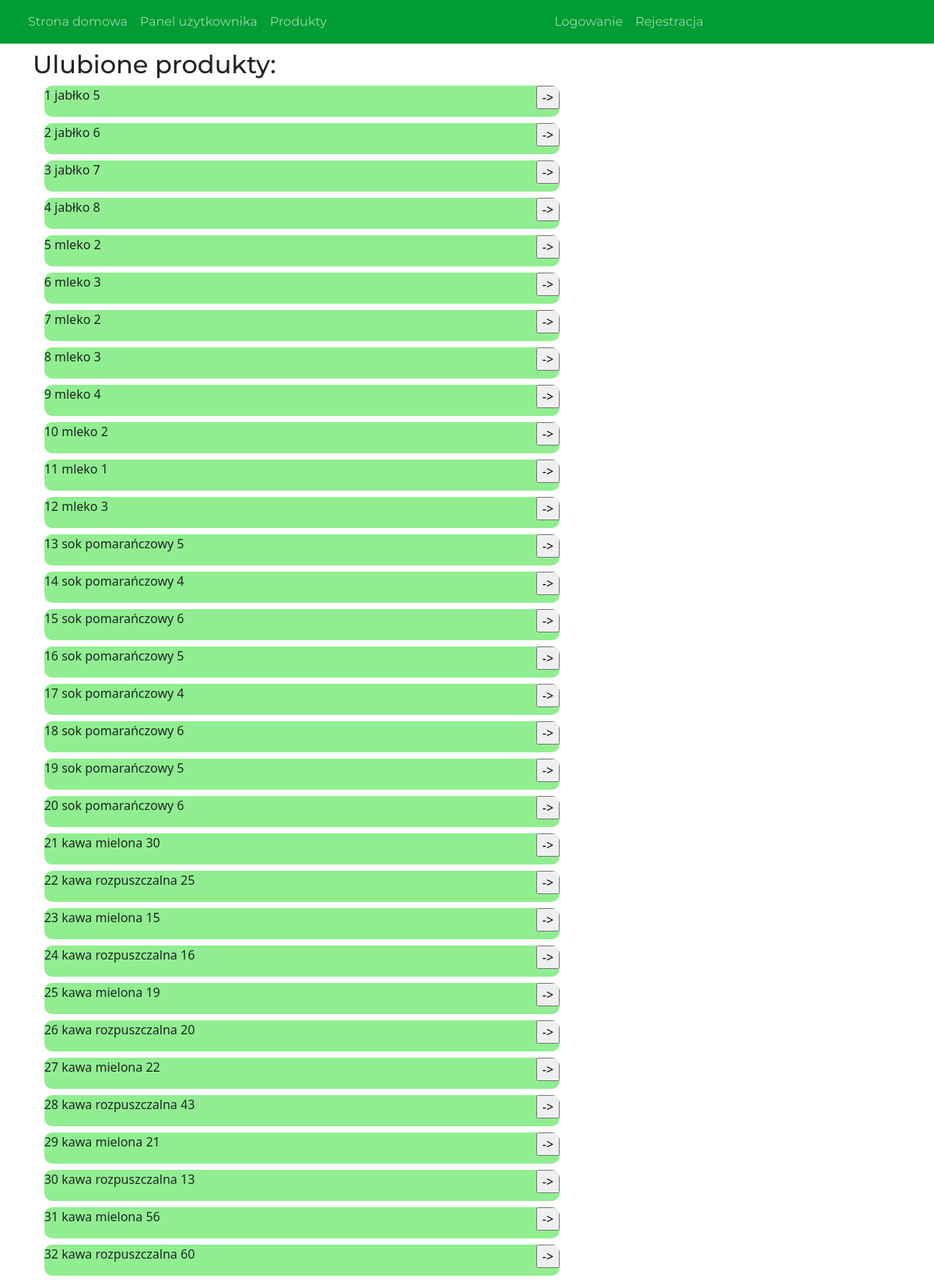
Screenshot of /fav_products with the database file from the repository.
### main.py (models this page shows, shortened)
class Product(db.Model):
    id = db.Column(db.Integer, primary_key=True)
    name = db.Column(db.String(100))
    shop_name = db.Column(db.String(SHOP_NAME_LENGTH_MAX))
    price = db.Column(db.Integer)####shoud be REAL!!!!
    mark  = db.Column(db.String(100))

### main.py (the view)
@app.route('/fav_products', methods = ['GET','POST'])
def fav_products():
    records = []
    products = Product.query.all()
    records.append(products)
    return render_template('fav_products.html',records=records)

### templates/fav_products.html (shortened to what this page needs)
{% extends "layout.html" %}
{% block content %}
    <h2>Ulubione produkty:</h2>
    {% for record in records[0] %}
    <div class="ramka5form">
        <div class="left">
        <p>{{record.id}} {{record.name}} {{record.price}}</p>
        </div>
        <div class="right">
        <form class="move" action="/show_product" method="post">
            <input class="go" type="submit" value="->">
        </form>
        </div>
    </div>
    {% endfor %}
{% endblock content %}

### templates/layout.html (shortened to what this page needs)
<!DOCTYPE html>
<html>
<head>
    <link rel="stylesheet" href="https://cdn.jsdelivr.net/npm/bootswatch@4.5.2/dist/minty/bootstrap.min.css">
    <link rel="stylesheet" type="text/css" href="{{ url_for('static', filename='bootstrap.css') }}">
</head>
<body>
    <header class="site-header">
        <nav class="navbar navbar-expand-lg navbar-dark bg-primary">
            <div class="container-fluid">
                <div class="collapse navbar-collapse" id="navbarColor01">
                    <ul class="navbar-nav me-auto">
                        <li class="nav-item">
                            <a class="nav-link" href="{{ url_for('main') }}">Strona domowa</a>
                        </li>
                        <li class="nav-item">
                            <a class="nav-link" href="/user_panel">Panel użytkownika</a>
                        </li>
                        <li class="nav-item">
                            <a class="nav-link" href="/fav_products">Produkty</a>
                        </li>
                    </ul>
                    <ul class="navbar-nav me-auto">
                        {% if current_user.is_authenticated %}
                        <li class="nav-item">
                            <a class="nav-link" href="/logout" style="float: right">Wyloguj</a>
                        </li>
                        {% else %}
                        <li class="nav-item">
                            <a class="nav-link" href="/login">Logowanie</a>
                        </li>
                        <li class="nav-item me-auto">
                            <a class="nav-link" href="/register">Rejestracja</a></li> {% endif %}
                    </ul>
                </div>
            </div>
        </nav>
    </header>
    <main role="main" class="container">
        <div class="row">
            <div class="col-md-8">
                 {% block content %}{% endblock %}
            </div>
        </div>
    </main>
</body>
</html>

### templates/layout.html (style rules this page uses)
.bg-primary { background-color: #009C34 !important }

### templates/fav_products.html (style rules this page uses)
.left { float: left; }
.right { float: right; }
.ramka4form,.ramka5form { float: left; z-index: 3; height: 2vh; width: 45vw; background: lightgreen; position: relative; border-radius: 10px; margin-bottom: 1vh; overflow: hidden; margin-left: 2%; }
.ramka5form { height: 5vh; width: 90%; overflow-y: hidden; word-wrap: break-word; }

### rows the page displays
Product: id "1", name "jabłko", price "5"
Product: id "2", name "jabłko", price "6"
Product: id "3", name "jabłko", price "7"
Product: id "4", name "jabłko", price "8"
Product: id "5", name "mleko", price "2"
Product: id "6", name "mleko", price "3"
Product: id "7", name "mleko", price "2"
Product: id "8", name "mleko", price "3"
Product: id "9", name "mleko", price "4"
Product: id "10", name "mleko", price "2"
Product: id "11", name "mleko", price "1"
Product: id "12", name "mleko", price "3"
Product: id "13", name "sok pomarańczowy", price "5"
Product: id "14", name "sok pomarańczowy", price "4"
Product: id "15", name "sok pomarańczowy", price "6"
Product: id "16", name "sok pomarańczowy", price "5"
Product: id "17", name "sok pomarańczowy", price "4"
Product: id "18", name "sok pomarańczowy", price "6"
Product: id "19", name "sok pomarańczowy", price "5"
Product: id "20", name "sok pomarańczowy", price "6"
Product: id "21", name "kawa mielona", price "30"
Product: id "22", name "kawa rozpuszczalna", price "25"
Product: id "23", name "kawa mielona", price "15"
Product: id "24", name "kawa rozpuszczalna", price "16"
Product: id "25", name "kawa mielona", price "19"
Product: id "26", name "kawa rozpuszczalna", price "20"
Product: id "27", name "kawa mielona", price "22"
Product: id "28", name "kawa rozpuszczalna", price "43"
Product: id "29", name "kawa mielona", price "21"
Product: id "30", name "kawa rozpuszczalna", price "13"
Product: id "31", name "kawa mielona", price "56"
Product: id "32", name "kawa rozpuszczalna", price "60"
